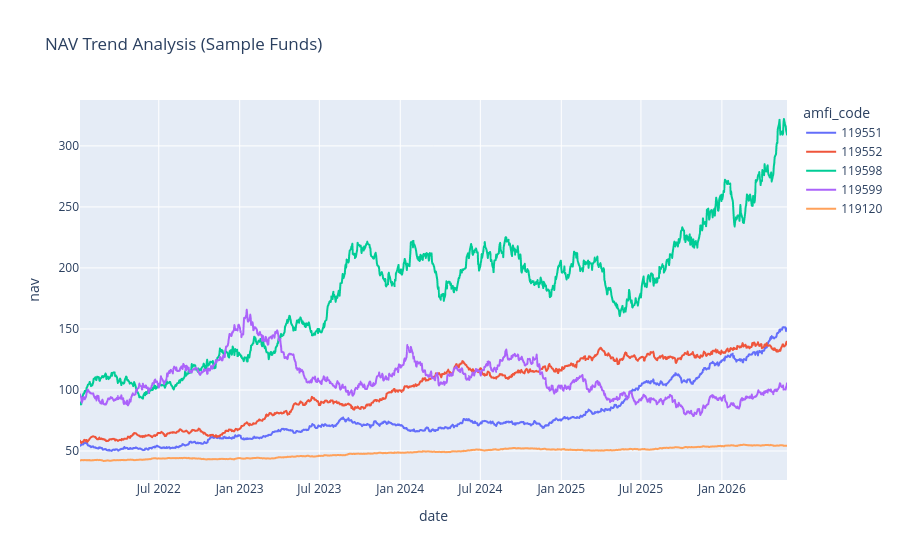

Notebook code for this chart:
### Code cell
nav["date"] = pd.to_datetime(nav["date"])

sample_funds = nav["amfi_code"].unique()[:5]

filtered_nav = nav[
    nav["amfi_code"].isin(sample_funds)
]

fig = px.line(
    filtered_nav,
    x="date",
    y="nav",
    color="amfi_code",
    title="NAV Trend Analysis (Sample Funds)"
)


fig.show()

### Figure 1 — Plotly figure (JSON) as saved in the notebook; plotly's stock layout.template omitted (floating-point values rounded to 4 significant figures; data arrays with more than 128 entries replaced by an {"elided": "..."} marker saying what was removed)
{"data": [{"hovertemplate": "amfi_code=119551<br>date=%{x}<br>nav=%{y}<extra></extra>", "legendgroup": "119551", "line": {"color": "#636efa", "dash": "solid"}, "marker": {"symbol": "circle"}, "mode": "lines", "name": "119551", "showlegend": true, "type": "scattergl", "x": {"elided": "1150 str values"}, "xaxis": "x", "y": {"elided": "1150 float values"}, "yaxis": "y"}, {"hovertemplate": "amfi_code=119552<br>date=%{x}<br>nav=%{y}<extra></extra>", "legendgroup": "119552", "line": {"color": "#EF553B", "dash": "solid"}, "marker": {"symbol": "circle"}, "mode": "lines", "name": "119552", "showlegend": true, "type": "scattergl", "x": {"elided": "1150 str values"}, "xaxis": "x", "y": {"elided": "1150 float values"}, "yaxis": "y"}, {"hovertemplate": "amfi_code=119598<br>date=%{x}<br>nav=%{y}<extra></extra>", "legendgroup": "119598", "line": {"color": "#00cc96", "dash": "solid"}, "marker": {"symbol": "circle"}, "mode": "lines", "name": "119598", "showlegend": true, "type": "scattergl", "x": {"elided": "1150 str values"}, "xaxis": "x", "y": {"elided": "1150 float values"}, "yaxis": "y"}, {"hovertemplate": "amfi_code=119599<br>date=%{x}<br>nav=%{y}<extra></extra>", "legendgroup": "119599", "line": {"color": "#ab63fa", "dash": "solid"}, "marker": {"symbol": "circle"}, "mode": "lines", "name": "119599", "showlegend": true, "type": "scattergl", "x": {"elided": "1150 str values"}, "xaxis": "x", "y": {"elided": "1150 float values"}, "yaxis": "y"}, {"hovertemplate": "amfi_code=119120<br>date=%{x}<br>nav=%{y}<extra></extra>", "legendgroup": "119120", "line": {"color": "#FFA15A", "dash": "solid"}, "marker": {"symbol": "circle"}, "mode": "lines", "name": "119120", "showlegend": true, "type": "scattergl", "x": {"elided": "1150 str values"}, "xaxis": "x", "y": {"elided": "1150 float values"}, "yaxis": "y"}], "layout": {"legend": {"title": {"text": "amfi_code"}, "tracegroupgap": 0}, "title": {"text": "NAV Trend Analysis (Sample Funds)"}, "xaxis": {"anchor": "y", "domain": [0, 1], "title": {"text": "date"}}, "yaxis": {"anchor": "x", "domain": [0, 1], "title": {"text": "nav"}}}}
